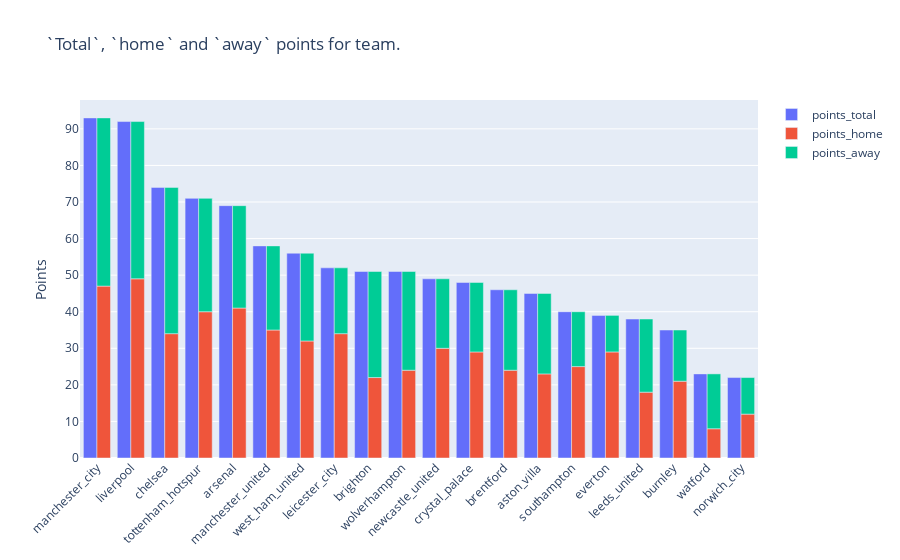

This figure's notebook cell:
### Code cell
fig = go.Figure(
    data=[
        go.Bar(
            name="points_total",
            x=df.index,
            y=df["points_total"],
            offsetgroup=0,
            marker={"colorscale": 'aggrnyl'}
        ),
        go.Bar(
            name="points_home",
            x=df.index,
            y=df["points_home"],
            offsetgroup=1,
        ),
        go.Bar(
            name="points_away",
            x=df.index,
            y=df["points_away"],
            offsetgroup=1,
            base=df["points_home"], 
        )
    ],
    layout=go.Layout(
        title="`Total`, `home` and `away` points for team.",
        yaxis_title="Points"
    ), 
#     colorscale='viridis'
)

fig.update_layout(xaxis_tickangle=-45)
fig.show()

### Figure 1 — Plotly figure (JSON) as saved in the notebook; plotly's stock layout.template omitted (floating-point values rounded to 4 significant figures)
{"data": [{"marker": {"colorscale": [[0, "rgb(36, 86, 104)"], [0.1667, "rgb(15, 114, 121)"], [0.3333, "rgb(13, 143, 129)"], [0.5, "rgb(57, 171, 126)"], [0.6667, "rgb(110, 197, 116)"], [0.8333, "rgb(169, 220, 103)"], [1, "rgb(237, 239, 93)"]]}, "name": "points_total", "offsetgroup": "0", "type": "bar", "x": ["manchester_city", "liverpool", "chelsea", "tottenham_hotspur", "arsenal", "manchester_united", "west_ham_united", "leicester_city", "brighton", "wolverhampton", "newcastle_united", "crystal_palace", "brentford", "aston_villa", "southampton", "everton", "leeds_united", "burnley", "watford", "norwich_city"], "y": [93, 92, 74, 71, 69, 58, 56, 52, 51, 51, 49, 48, 46, 45, 40, 39, 38, 35, 23, 22]}, {"name": "points_home", "offsetgroup": "1", "type": "bar", "x": ["manchester_city", "liverpool", "chelsea", "tottenham_hotspur", "arsenal", "manchester_united", "west_ham_united", "leicester_city", "brighton", "wolverhampton", "newcastle_united", "crystal_palace", "brentford", "aston_villa", "southampton", "everton", "leeds_united", "burnley", "watford", "norwich_city"], "y": [47, 49, 34, 40, 41, 35, 32, 34, 22, 24, 30, 29, 24, 23, 25, 29, 18, 21, 8, 12]}, {"base": [47, 49, 34, 40, 41, 35, 32, 34, 22, 24, 30, 29, 24, 23, 25, 29, 18, 21, 8, 12], "name": "points_away", "offsetgroup": "1", "type": "bar", "x": ["manchester_city", "liverpool", "chelsea", "tottenham_hotspur", "arsenal", "manchester_united", "west_ham_united", "leicester_city", "brighton", "wolverhampton", "newcastle_united", "crystal_palace", "brentford", "aston_villa", "southampton", "everton", "leeds_united", "burnley", "watford", "norwich_city"], "y": [46, 43, 40, 31, 28, 23, 24, 18, 29, 27, 19, 19, 22, 22, 15, 10, 20, 14, 15, 10]}], "layout": {"title": {"text": "`Total`, `home` and `away` points for team."}, "xaxis": {"tickangle": -45}, "yaxis": {"title": {"text": "Points"}}}}
